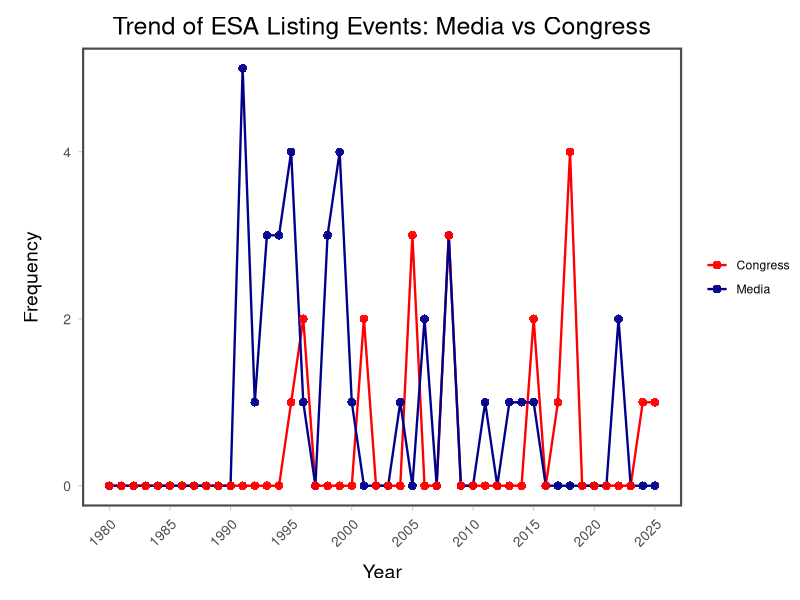
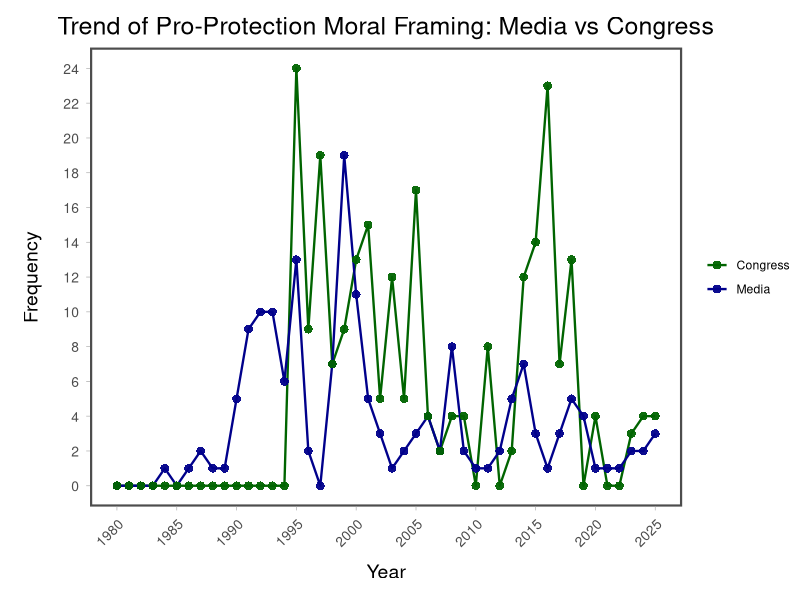
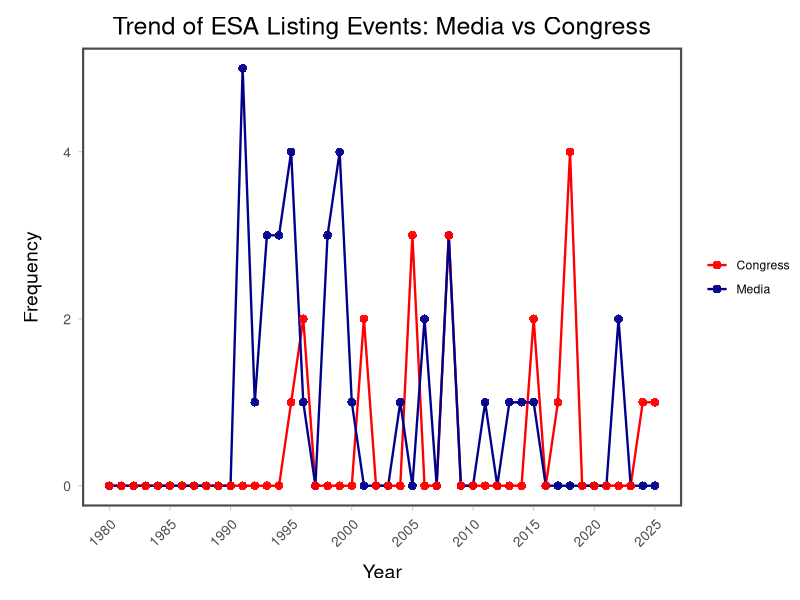
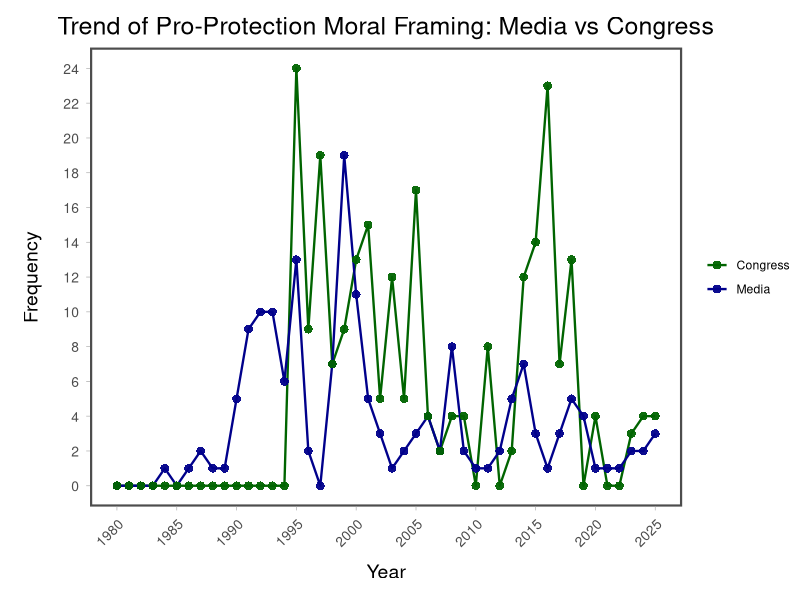

Recreate these plots in R, in order.

# ESA LISTING TREND — MEDIA vs CONGRESS 


library(readr)
library(dplyr)
library(ggplot2)
library(stringr)


#Load datasets

media_df <- read_csv("narrative_coded_results_with_baselines_widlife_300.csv")
congress_df <- read_csv("narrative_coded_results_with_baselines_congress_300.csv")


#Extract Date & Year


# MEDIA (Date already exists)
media_df <- media_df %>%
  mutate(
    Year = as.numeric(substr(Date, 1, 4))
  )

# CONGRESS (Extract Date from document_id)
congress_df <- congress_df %>%
  mutate(
    Date = str_extract(document_id, "\\d{4}-\\d{2}-\\d{2}"),
    Year = as.numeric(substr(Date, 1, 4))
  )


# Filter only Listing Events
# (exclude Delisting)


media_listing <- media_df %>%
  filter(str_detect(tolower(event), "list") &
           !str_detect(tolower(event), "delist")) %>%
  group_by(Year) %>%
  summarise(Document_Count = n(), .groups = "drop") %>%
  mutate(Source = "Media")

congress_listing <- congress_df %>%
  filter(str_detect(tolower(event), "list") &
           !str_detect(tolower(event), "delist")) %>%
  group_by(Year) %>%
  summarise(Document_Count = n(), .groups = "drop") %>%
  mutate(Source = "Congress")

# Combine both datasets


combined_df <- bind_rows(media_listing, congress_listing)


# Create complete year range


year_range <- data.frame(Year = seq(1980, 2025))
sources <- unique(combined_df$Source)

full_df <- expand.grid(Year = year_range$Year, Source = sources) %>%
  left_join(combined_df, by = c("Year", "Source")) %>%
  mutate(
    Document_Count = ifelse(is.na(Document_Count), 0, Document_Count)
  )


# Plot of comparative trend


plt <- ggplot(full_df,
              aes(x = Year, y = Document_Count,
                  color = Source, group = Source)) +
  geom_line(linewidth = 0.8) +
  geom_point(size = 2.6, alpha = 0.95, shape = 16) +
  scale_color_manual(values = c("Media" = "darkblue",
                                "Congress" = "red")) +
  scale_x_continuous(
    limits = c(1980, 2025),
    breaks = seq(1980, 2025, by = 5)
  ) +
  scale_y_continuous(
    limits = c(0, max(full_df$Document_Count, na.rm = TRUE)),
    breaks = seq(0,
                 max(full_df$Document_Count, na.rm = TRUE),
                 by = 2)
  ) +
  theme_light() +
  theme(
    legend.position = "right",
    legend.title = element_blank(),
    axis.text.x = element_text(angle = 45, hjust = 1, size = 10,
                               margin = margin(t = 5, b = 10)),
    axis.text.y = element_text(size = 10,
                               margin = margin(r = 5)),
    axis.title.x = element_text(size = 14,
                                margin = margin(b = 10)),
    axis.title.y = element_text(size = 14,
                                margin = margin(r = 15, l = 15)),
    plot.title = element_text(hjust = 0.5,
                              size = 18,
                              margin = margin(t = 10, b = 5)),
    plot.margin = margin(2, 2, 2, 2),
    panel.border = element_rect(color = "gray30",
                                fill = NA,
                                linewidth = 1.5),
    panel.grid.major = element_line(color = "white",
                                    linewidth = 0.6),
    panel.grid.minor = element_line(color = "white",
                                    linewidth = 0.3)
  ) +
  labs(
    title = "Trend of ESA Listing Events: Media vs Congress",
    x = "Year",
    y = "Frequency"
  )

plt

ggsave(
  filename = "ESA_Listing_Media_vs_Congress.png",
  plot = plt,
  width = 10,
  height = 6,
  dpi = 300
)

#Morals
# ESA PRO-PROTECTION MORAL TREND — MEDIA vs CONGRESS


library(readr)
library(dplyr)
library(ggplot2)
library(stringr)


#Loading datasets

media_df <- read_csv("narrative_coded_results_with_baselines_widlife_300.csv")
congress_df <- read_csv("narrative_coded_results_with_baselines_congress_300.csv")


#Extract Date & Year


# MEDIA
media_df <- media_df %>%
  mutate(
    Year = as.numeric(substr(Date, 1, 4))
  )

# CONGRESS (extract date from document_id)
congress_df <- congress_df %>%
  mutate(
    Date = str_extract(document_id, "\\d{4}-\\d{2}-\\d{2}"),
    Year = as.numeric(substr(Date, 1, 4))
  )

# Filter Pro-Protection Morals


media_protection <- media_df %>%
  filter(str_detect(tolower(moral),
                    "protect|conservation|preserve|safeguard|endangered|habitat protection")) %>%
  group_by(Year) %>%
  summarise(Document_Count = n(), .groups = "drop") %>%
  mutate(Source = "Media")

congress_protection <- congress_df %>%
  filter(str_detect(tolower(moral),
                    "protect|conservation|preserve|safeguard|endangered|habitat protection")) %>%
  group_by(Year) %>%
  summarise(Document_Count = n(), .groups = "drop") %>%
  mutate(Source = "Congress")


# Combine both dataset


combined_df <- bind_rows(media_protection, congress_protection)


#Creating complete year range


year_range <- data.frame(Year = seq(1980, 2025))
sources <- unique(combined_df$Source)

full_df <- expand.grid(Year = year_range$Year, Source = sources) %>%
  left_join(combined_df, by = c("Year", "Source")) %>%
  mutate(
    Document_Count = ifelse(is.na(Document_Count), 0, Document_Count)
  )


# Plot of trend


plt_protection <- ggplot(full_df,
                         aes(x = Year, y = Document_Count,
                             color = Source, group = Source)) +
  geom_line(linewidth = 0.8) +
  geom_point(size = 2.6, alpha = 0.95, shape = 16) +
  scale_color_manual(values = c("Media" = "darkblue",
                                "Congress" = "darkgreen")) +
  scale_x_continuous(
    limits = c(1980, 2025),
    breaks = seq(1980, 2025, by = 5)
  ) +
  scale_y_continuous(
    limits = c(0, max(full_df$Document_Count, na.rm = TRUE)),
    breaks = seq(0,
                 max(full_df$Document_Count, na.rm = TRUE),
                 by = 2)
  ) +
  theme_light() +
  theme(
    legend.position = "right",
    legend.title = element_blank(),
    axis.text.x = element_text(angle = 45, hjust = 1, size = 10,
                               margin = margin(t = 5, b = 10)),
    axis.text.y = element_text(size = 10,
                               margin = margin(r = 5)),
    axis.title.x = element_text(size = 14,
                                margin = margin(b = 10)),
    axis.title.y = element_text(size = 14,
                                margin = margin(r = 15, l = 15)),
    plot.title = element_text(hjust = 0.5,
                              size = 18,
                              margin = margin(t = 10, b = 5)),
    plot.margin = margin(2, 2, 2, 2),
    panel.border = element_rect(color = "gray30",
                                fill = NA,
                                linewidth = 1.5),
    panel.grid.major = element_line(color = "white",
                                    linewidth = 0.6),
    panel.grid.minor = element_line(color = "white",
                                    linewidth = 0.3)
  ) +
  labs(
    title = "Trend of Pro-Protection Moral Framing: Media vs Congress",
    x = "Year",
    y = "Frequency"
  )

plt_protection

ggsave("ESA_ProProtection_Media_vs_Congress.pdf",
       plot = plt_protection,
       width = 10,
       height = 6)
